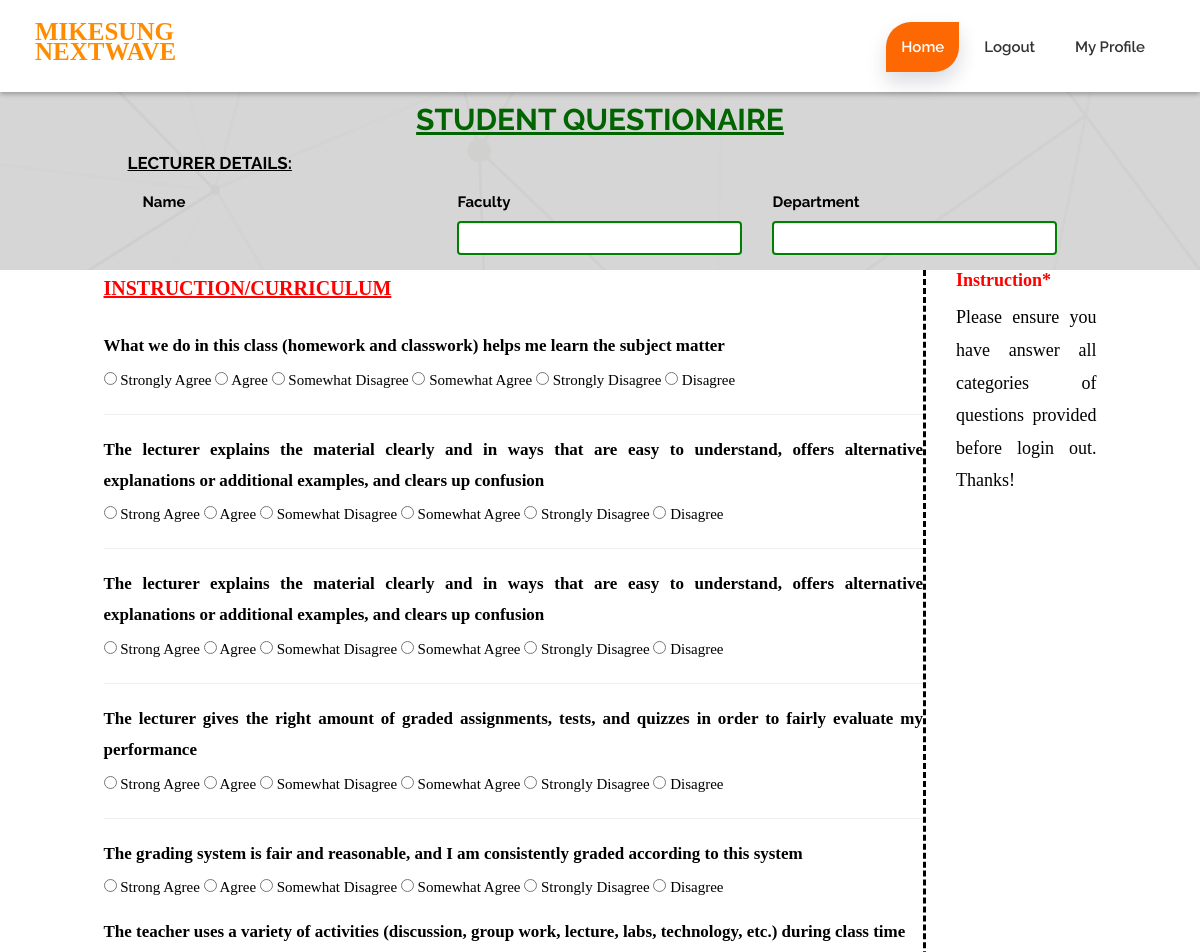
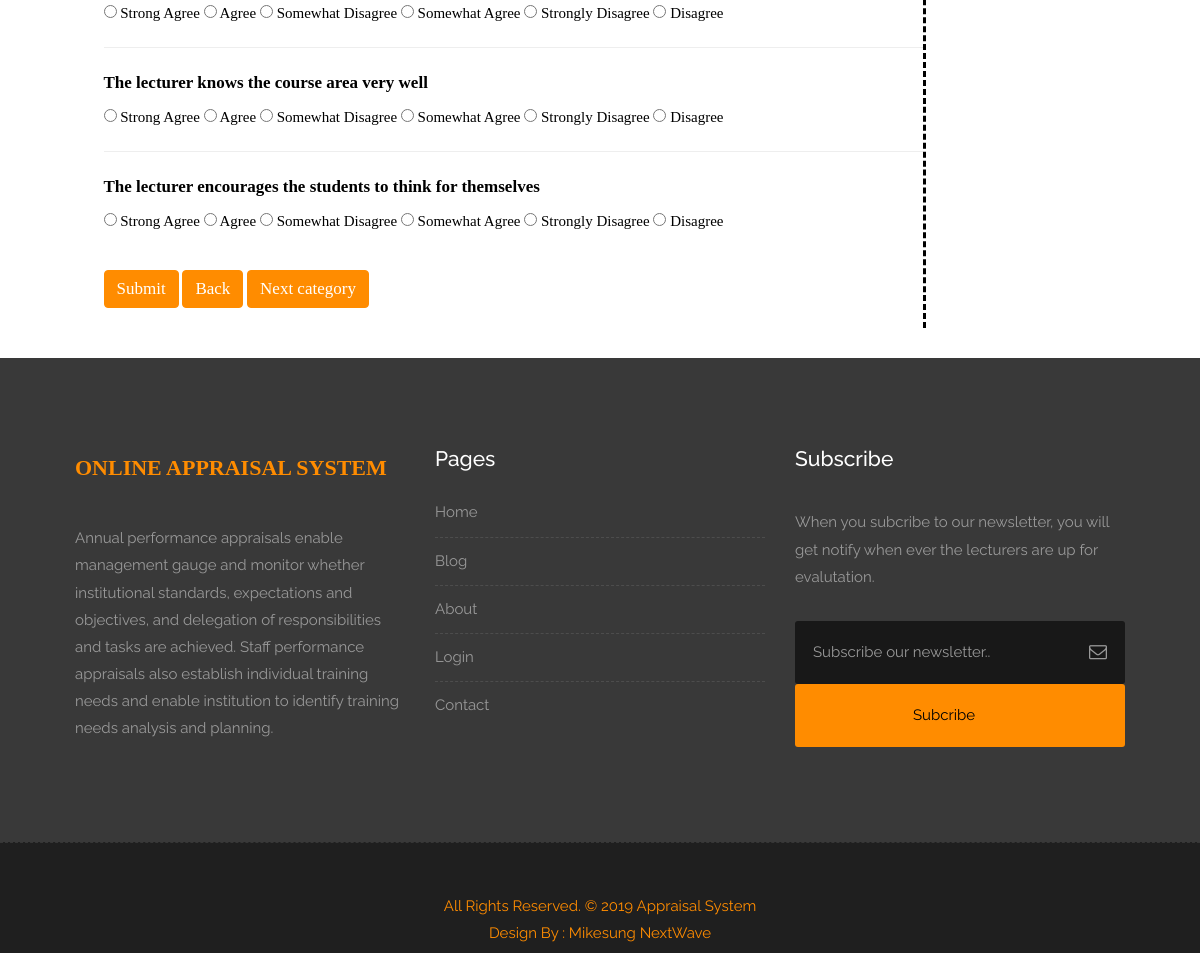
Screenshot of /view_questionaire_instruction_curriculum.php with the database file from the repository (2 pictures, top to bottom).
### tables this page shows
CREATE TABLE `instruction_curriculum_questions` (
  `id` int(11) NOT NULL,
  `questions` text NOT NULL
);

### instruction_curriculum.php (the view, shortened to what this page needs)
<div class="container-fluid" style="padding-bottom: 30px; font-family: time new roman;">
    <div class="container">
        <div class="col-md-10">
         <form method="POST" style="text-align: justify; border-right: dashed;">
            <label style="font-size: 20px; color: red"><u>INSTRUCTION/CURRICULUM</u></label>
             <div class="text-left" style="padding-bottom: 20px">
            </div>
            <div class="form-group">
                 <?php
                    $sql = "SELECT * FROM instruction_curriculum_questions WHERE id = 1";
                    $query = mysqli_query($conn, $sql);
                ?>
                  <?php while($row=mysqli_fetch_assoc($query)): ?>
                <label style="font-size: 17px"><?php echo $row['questions']; ?></label>
                <?php endwhile; ?><br>
                <input type="radio" name="question1_choice"  value="100" required="question1_choice">  Strongly Agree
                <input type="radio" name="question1_choice"  value="70" required="question1_choice">  Agree
                <input type="radio" name="question1_choice"  value="45" required="question1_choice">  Somewhat Disagree
                <input type="radio" name="question1_choice"  value="60" required="question1_choice">  Somewhat Agree
                <input type="radio" name="question1_choice"  value="0" required="question1_choice">  Strongly Disagree
                <input type="radio" name="question1_choice"  value="10" required="question1_choice">  Disagree
            </div>
<hr>
             <div class="form-group">
                 <?php
                    $sql = "SELECT * FROM instruction_curriculum_questions WHERE id = 2";
                    $query = mysqli_query($conn, $sql);
                ?>
                    <?php while($row=mysqli_fetch_assoc($query)): ?>
               <label style="font-size: 17px"><?php echo $row['questions']; ?></label>
                <?php endwhile; ?><br>
                <input type="radio" name="question2_choice"  value="100" required="question2_choice"> Strong Agree
                <input type="radio" name="question2_choice"  value="70" required="question2_choice"> Agree
                <input type="radio" name="question2_choice"  value="45" required="question2_choice"> Somewhat Disagree
                <input type="radio" name="question2_choice"  value="60" required="question2_choice"> Somewhat Agree
                <input type="radio" name="question2_choice"  value="0" required="question2_choice"> Strongly Disagree
                <input type="radio" name="question2_choice"  value="10" required="question2_choice"> Disagree
            </div>
<hr>
             <div class="form-group">
                 <?php
                    $sql = "SELECT * FROM instruction_curriculum_questions WHERE id = 3";
                    $query = mysqli_query($conn, $sql);
                ?>
                  <?php while($row=mysqli_fetch_assoc($query)): ?>
                  <label style="font-size: 17px"><?php echo $row['questions']; ?></label>
                <?php endwhile; ?><br>
                <input type="radio" name="question3_choice"  value="100" required="question3_choice"> Strong Agree
                <input type="radio" name="question3_choice"  value="70" required="question3_choice"> Agree
                <input type="radio" name="question3_choice"  value="45" required="question3_choice"> Somewhat Disagree
                <input type="radio" name="question3_choice"  value="60" required="question3_choice"> Somewhat Agree
                <input type="radio" name="question3_choice"  value="0" required="question3_choice"> Strongly Disagree
                <input type="radio" name="question3_choice"  value="10" required="question3_choice"> Disagree
            </div>
<hr>
            <div class="form-group">
                 <?php
                    $sql = "SELECT * FROM instruction_curriculum_questions WHERE id = 4";
                    $query = mysqli_query($conn, $sql);
                ?>
                 <?php while($row=mysqli_fetch_assoc($query)): ?>
                  <label style="font-size: 17px"><?php echo $row['questions']; ?></label>
                <?php endwhile; ?><br>
                <input type="radio" name="question4_choice"  value="100" required="question4_choice"> Strong Agree
                <input type="radio" name="question4_choice"  value="70" required="question4_choice"> Agree
                <input type="radio" name="question4_choice"  value="45" required="question4_choice"> Somewhat Disagree
                <input type="radio" name="question4_choice"  value="60" required="question4_choice"> Somewhat Agree
                <input type="radio" name="question4_choice"  value="0" required="question4_choice"> Strongly Disagree
                <input type="radio" name="question4_choice"  value="10" required="question4_choice"> Disagree
            </div>
<hr>
             <div class="form-group">
                 <?php
                    $sql = "SELECT * FROM instruction_curriculum_questions WHERE id = 5";
                    $query = mysqli_query($conn, $sql);
                ?>
                 <?php while($row=mysqli_fetch_assoc($query)): ?>
                  <label style="font-size: 17px"><?php echo $row['questions']; ?></label>
                <?php endwhile; ?><br>
                <input type="radio" name="question5_choice"  value="100" required="question5_choice"> Strong Agree
                <input type="radio" name="question5_choice"  value="70" required="question5_choice"> Agree
                <input type="radio" name="question5_choice"  value="45" required="question5_choice"> Somewhat Disagree
                <input type="radio" name="question5_choice"  value="60" required="question5_choice"> Somewhat Agree
                <input type="radio" name="question5_choice"  value="0" required="question5_choice"> Strongly Disagree
                <input type="radio" name="question5_choice"  value="10" required="question5_choice"> Disagree
            </div>
             <div class="form-group">
                 <?php
                    $sql = "SELECT * FROM instruction_curriculum_questions WHERE id = 6";
                    $query = mysqli_query($conn, $sql);
                ?>
                 <?php while($row=mysqli_fetch_assoc($query)): ?>
                  <label style="font-size: 17px"><?php echo $row['questions']; ?></label>
                <?php endwhile; ?><br>
                <input type="radio" name="question6_choice"  value="100" required="question6_choice"> Strong Agree
                <input type="radio" name="question6_choice"  value="70" required="question6_choice"> Agree
                <input type="radio" name="question6_choice"  value="45" required="question6_choice"> Somewhat Disagree
                <input type="radio" name="question6_choice"  value="60" required="question6_choice"> Somewhat Agree
                <input type="radio" name="question6_choice"  value="0" required="question6_choice"> Strongly Disagree
                <input type="radio" name="question6_choice"  value="10" required="question6_choice"> Disagree
            </div>
<hr>
             <div class="form-group">
                 <?php
                    $sql = "SELECT * FROM instruction_curriculum_questions WHERE id = 7";
                    $query = mysqli_query($conn, $sql);
                ?>
                 <?php while($row=mysqli_fetch_assoc($query)): ?>
                  <label style="font-size: 17px"><?php echo $row['questions']; ?></label>
                <?php endwhile; ?><br>
                <input type="radio" name="question7_choice"  value="100" required="question7_choice"> Strong Agree
                <input type="radio" name="question7_choice"  value="70" required="question7_choice"> Agree
                <input type="radio" name="question7_choice"  value="45" required="question7_choice"> Somewhat Disagree
                <input type="radio" name="question7_choice"  value="60" required="question7_choice"> Somewhat Agree
                <input type="radio" name="question7_choice"  value="0" required="question7_choice"> Strongly Disagree
                <input type="radio" name="question7_choice"  value="10" required="question7_choice"> Disagree
            </div>
<hr>
             <div class="form-group">
                 <?php
                    $sql = "SELECT * FROM instruction_curriculum_questions WHERE id = 8";
                    $query = mysqli_query($conn, $sql);
                ?>
                 <?php while($row=mysqli_fetch_assoc($query)): ?>
                  <label style="font-size: 17px"><?php echo $row['questions']; ?></label>
                <?php endwhile; ?><br>
                <input type="radio" name="question8_choice"  value="100" required="question8_choice"> Strong Agree
                <input type="radio" name="question8_choice"  value="70" required="question8_choice"> Agree
                <input type="radio" name="question8_choice"  value="45" required="question8_choice"> Somewhat Disagree
                <input type="radio" name="question8_choice"  value="60" required="question8_choice"> Somewhat Agree
                <input type="radio" name="question8_choice"  value="0" required="question8_choice"> Strongly Disagree
                <input type="radio" name="question8_choice"  value="10" required="question8_choice"> Disagree
            </div>
            <div style="padding-bottom: 20px; padding-top: 20px">
                <input type="submit" name="submit" value="Submit" class="btn btn-primary" style="background-color: darkorange; border-color: darkorange; font-size: 17px">
                <a href="view_questionaire_motivation.php?id=<?php echo $_GET['id']; ?>" class="btn btn-primary" style="background-color: darkorange; border-color: darkorange; font-size: 17px">Back</a>
                <a href="view_questionaire_puntuality.php?id=<?php echo $_GET['id']; ?>" class="btn btn-primary" style="background-color: darkorange; border-color: darkorange; font-size: 17px">Next category</a>
            </div>
        </form>
        </div>
        <div class="col-md-2" style="color: black">
           <h3 style="color: red"><b>Instruction</b><b style="color: red">*</b></h3>
<p style="font-family: Monotype Corsiva; font-size: 18px; color: black; text-align: justify;"> Please ensure you have answer all categories of questions provided before login out. Thanks!</p>
        </div>
    </div>
</div>

### style.css (style rules this page uses)
body { color: #999; font-size: 15px; font-family: 'Raleway', sans-serif; line-height: 1.80857; }
a { color: #1f1f1f; text-decoration: none !important; outline: none !important; -webkit-transition: all .3s ease-in-out; -moz-transition: all .3s ease-in-out; -ms-transition: all .3s ease-in-out; -o-transition: all .3s ease-in-out; transition: all .3s ease-in-out; }
h1, h2, h3, h4, h5, h6 { letter-spacing: 0; font-weight: normal; position: relative; padding: 0 0 10px 0; font-weight: normal; line-height: 120% !important; color: #1f1f1f; margin: 0 }
h3 { font-size: 18px }
a { color: #1f1f1f; text-decoration: none; outline: none; }
a, .btn { text-decoration: none !important; outline: none !important; -webkit-transition: all .3s ease-in-out; -moz-transition: all .3s ease-in-out; -ms-transition: all .3s ease-in-out; -o-transition: all .3s ease-in-out; transition: all .3s ease-in-out; }
:root { --pricingTable-yellow: #fd6802; --pricingTable-purple: #fd6802; --pricingTable-blue: #fd6802; }

### css/responsive.css (style rules this page uses)
@media (max-width: 1200px) { .container-fluid { width: 100%; padding: 0 15px; } }
@media (max-width: 1200px) { .container { width: 90%; } }

### view_questionaire_instruction_curriculum.php (style rules this page uses)
.form-group label { color: black; }

### instruction_curriculum.php (style rules this page uses)
form { color: black; }

### rows the page displays
instruction_curriculum_questions: questions "What we do in this class (homework and classwork) helps me learn the subject matter"
instruction_curriculum_questions: questions "The lecturer explains the material clearly and in ways that are easy to understand, offers alternative explanations or additional examples, and clears up confusion"
instruction_curriculum_questions: questions "The lecturer explains the material clearly and in ways that are easy to understand, offers alternative explanations or additional examples, and clears up confusion"
instruction_curriculum_questions: questions "The lecturer gives the right amount of graded assignments, tests, and quizzes in order to fairly evaluate my performance"
instruction_curriculum_questions: questions "The grading system is fair and reasonable, and I am consistently graded according to this system"
instruction_curriculum_questions: questions "The teacher uses a variety of activities (discussion, group work, lecture, labs, technology, etc.) during class time"
instruction_curriculum_questions: questions "The lecturer knows the course area very well"
instruction_curriculum_questions: questions "The lecturer encourages the students to think for themselves"
